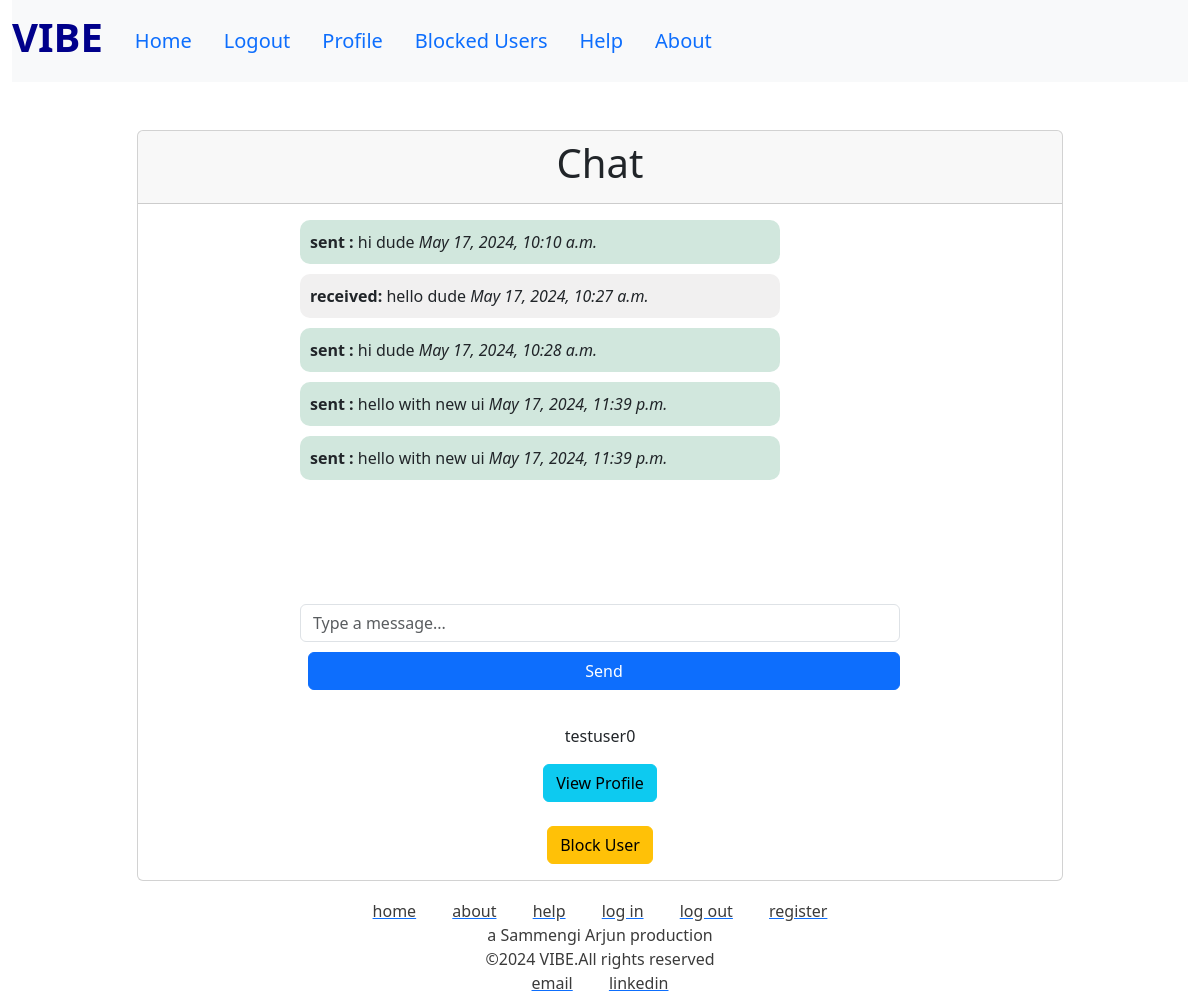
/chat/1/ (signed in), run on the app's committed database.
### vibeapp/models.py (models this page shows, shortened)
class Message(models.Model):
    sender = models.ForeignKey(CustomUser, related_name='sent_messages', on_delete=models.CASCADE)
    receiver = models.ForeignKey(CustomUser, related_name='received_messages', on_delete=models.CASCADE)
    content = models.TextField()
    timestamp = models.DateTimeField(default=timezone.now)

class CustomUser(AbstractUser):
    GENDER_CHOICES = [
        ('M', 'Male'),
        ('F', 'Female'),
        ('O', 'Other'),
    ]
    date_of_birth = models.DateField(null=True, blank=True)
    gender = models.CharField(max_length=1, choices=GENDER_CHOICES, null=True, blank=True)
    class_10_school = models.CharField(max_length=255, null=True, blank=True)
    class_10_passing_year = models.IntegerField(null=True, blank=True)
    class_12_school = models.CharField(max_length=255, null=True, blank=True)
    class_12_passing_year = models.IntegerField(null=True, blank=True)
    college_name = models.CharField(max_length=255, null=True, blank=True)
    expected_graduation_year = models.IntegerField(null=True, blank=True)
    groups = models.ManyToManyField(
        "auth.Group",
        verbose_name="groups",
        blank=True,
        related_name="custom_user_set",
        related_query_name="user",
    )
    user_permissions = models.ManyToManyField(
        "auth.Permission",
        verbose_name="user permissions",
        blank=True,
        related_name="custom_user_set",
        related_query_name="user",
    )

### vibeapp/views.py (the view, shortened to what this page needs)
# urls.py: path('chat/<int:user_id>/', views.chat_with_user, name='chat_with_user'),
@login_required
def chat_with_user(request, user_id):
    receiver = get_object_or_404(CustomUser, pk=user_id)
    if BlockedUser.objects.filter(Q(blocker=request.user, blocked=receiver) | Q(blocker=receiver, blocked=request.user)).exists():
        return redirect('home')
    vibe_match, created = VibeMatch.objects.get_or_create(
        user1=min(request.user, receiver, key=lambda u: u.id),
        user2=max(request.user, receiver, key=lambda u: u.id)
    )
    messages = Message.objects.filter(
        (Q(sender=request.user) & Q(receiver=receiver)) |
        (Q(sender=receiver) & Q(receiver=request.user))
    ).order_by('timestamp')
    if request.method == 'POST' and 'content' in request.POST:
        form = MessageForm(request.POST)
        if form.is_valid():
            message = form.save(commit=False)
            message.sender = request.user
            message.receiver = receiver
            message.save()
            messages_html = render_to_string('messages_partial.html', {'messages': messages, 'user': request.user})
            if request.headers.get('x-requested-with') == 'XMLHttpRequest':
                return JsonResponse({'messages_html': messages_html})
            return redirect('chat_with_user', user_id=user_id)
    elif request.method == 'GET' and 'fetch_new' in request.GET:
        messages_html = render_to_string('messages_partial.html', {'messages': messages, 'user': request.user})
        return JsonResponse({'messages_html': messages_html})
    else:
        form = MessageForm()
    return render(request, 'chat.html', {
        'receiver': receiver,
        'messages': messages,
        'form': form,
        'user': request.user,
        'receiver_id': user_id,
        'vibe_match': vibe_match,
        'show_profile': vibe_match.matched
    })

### vibeapp/forms.py
class MessageForm(forms.ModelForm):
    class Meta:
        model = Message
        fields = ['content']
        widgets = {
            'content': forms.TextInput(attrs={'class': 'form-control', 'placeholder': 'Type a message...', 'autocomplete': 'off'}),
        }

### vibeapp/templates/chat.html (shortened to what this page needs)
{% extends 'home.html' %}
{% block body %}
<div class="container mt-5">
    <div class="row justify-content-center">
        <div class="col-md-10">
            <div class="card">
                <div class="card-header text-center">
                    <h1>Chat</h1>
                </div>
                <div class="card-body">
                    <div class="chat-container" style="position: relative; height: 60vh;">
                        <div class="messages" style="overflow-y: auto; height: calc(100% - 120px);">
                            <ul class="list-group">
                                {% include 'messages_partial.html' %}
                            </ul>
                        </div>
                        <div class="send-message" style="position: absolute; bottom: 0; width: 100%;">
                            <form id="message-form" method="post" class="d-flex">
                                <div class="flex-grow-1">
                                    {{ form.content }}
                                </div>
                                <div class="ms-2">
                                    <button type="submit" name="send_message" class="btn btn-primary">Send</button>
                                </div>
                            </form>
                        </div>
                    </div>
                    <div class="vibe-actions text-center mt-4">
                        {% if not show_profile %}
                        <form method="post">
                            {% csrf_token %}
                            <button type="submit" name="vibe_action" value="vibe_match" class="btn btn-success">Vibe Match</button>
                            <button type="submit" name="vibe_action" value="vibe_not_match" class="btn btn-danger">Vibe Not Match</button>
                        </form>
                        {% else %}
                        <p class="mt-3">{{ receiver.username }}</p>
                        <button id="toggle-profile-btn" class="btn btn-info">View Profile</button>
                        {% endif %}
                    </div>
                    <div class="block-user text-center mt-4">
                        <form method="post" action="{% url 'block_user' receiver_id %}">
                            <button type="submit" class="btn btn-warning">Block User</button>
                        </form>
                    </div>
                </div>
            </div>
        </div>
    </div>
</div>
{% endblock %}

### vibeapp/templates/messages_partial.html
{% for message in messages %}
<li class="{% if message.sender == user %}sent{% else %}received{% endif %}">
    <div class="message-content">
        <strong>{% if message.sender == user %}sent {% else %}received{% endif %}:</strong> {{ message.content }}
        <em>{{ message.timestamp }}</em>
    </div>
</li>
{% endfor %}

### vibeapp/static/styles.css (style rules this page uses)
.chat-container { display: flex; flex-direction: column; align-items: center; }
.messages { width: 100%; max-width: 600px; margin-bottom: 20px; }
.messages ul { list-style-type: none; padding: 0; }
.messages li { margin-bottom: 10px; }
.message-content { padding: 10px; border-radius: 10px; max-width: 80%; word-wrap: break-word; }
.received .message-content { background-color: #f1f0f0; align-self: flex-start; }
.sent .message-content { background-color: #d1e7dd; align-self: flex-end; }
.send-message { width: 100%; max-width: 600px; }
.send-message form { display: flex; flex-direction: column; }
.send-message button { align-self: flex-end; margin-top: 10px; }

### vibeapp/templates/home.html (style rules this page uses)
.btn-primary, .btn-secondary { margin: 10px 0; display: block; width: 100%; }

### data on the page
Message: shows "sent", content "hi dude", timestamp "May 17, 2024, 10:10 a.m."
Message: shows "received", content "hello dude", timestamp "May 17, 2024, 10:27 a.m."
Message: shows "sent", content "hi dude", timestamp "May 17, 2024, 10:28 a.m."
Message: shows "sent", content "hello with new ui", timestamp "May 17, 2024, 11:39 p.m."
Message: shows "sent", content "hello with new ui", timestamp "May 17, 2024, 11:39 p.m."
CustomUser: username "testuser0"
